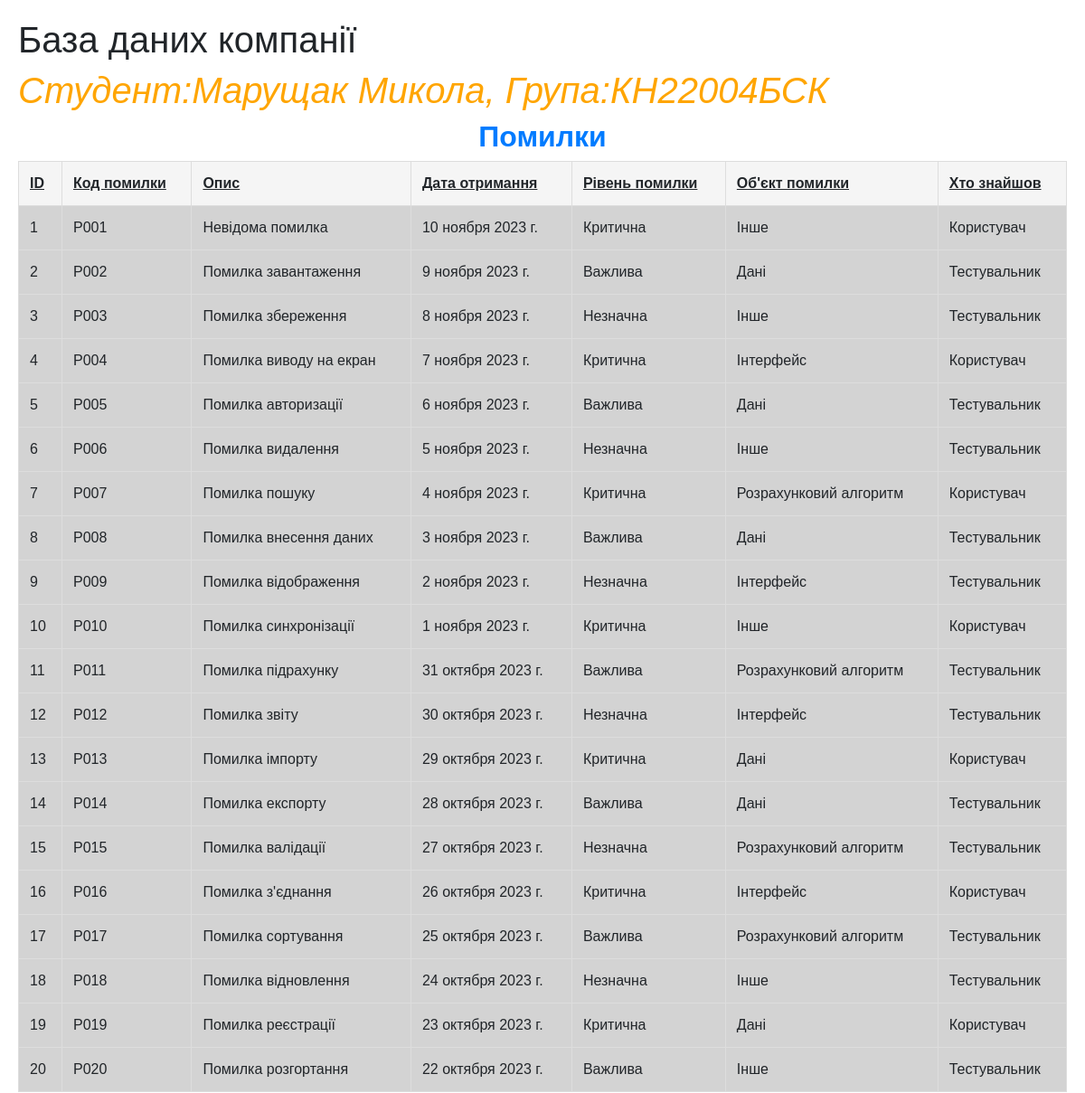
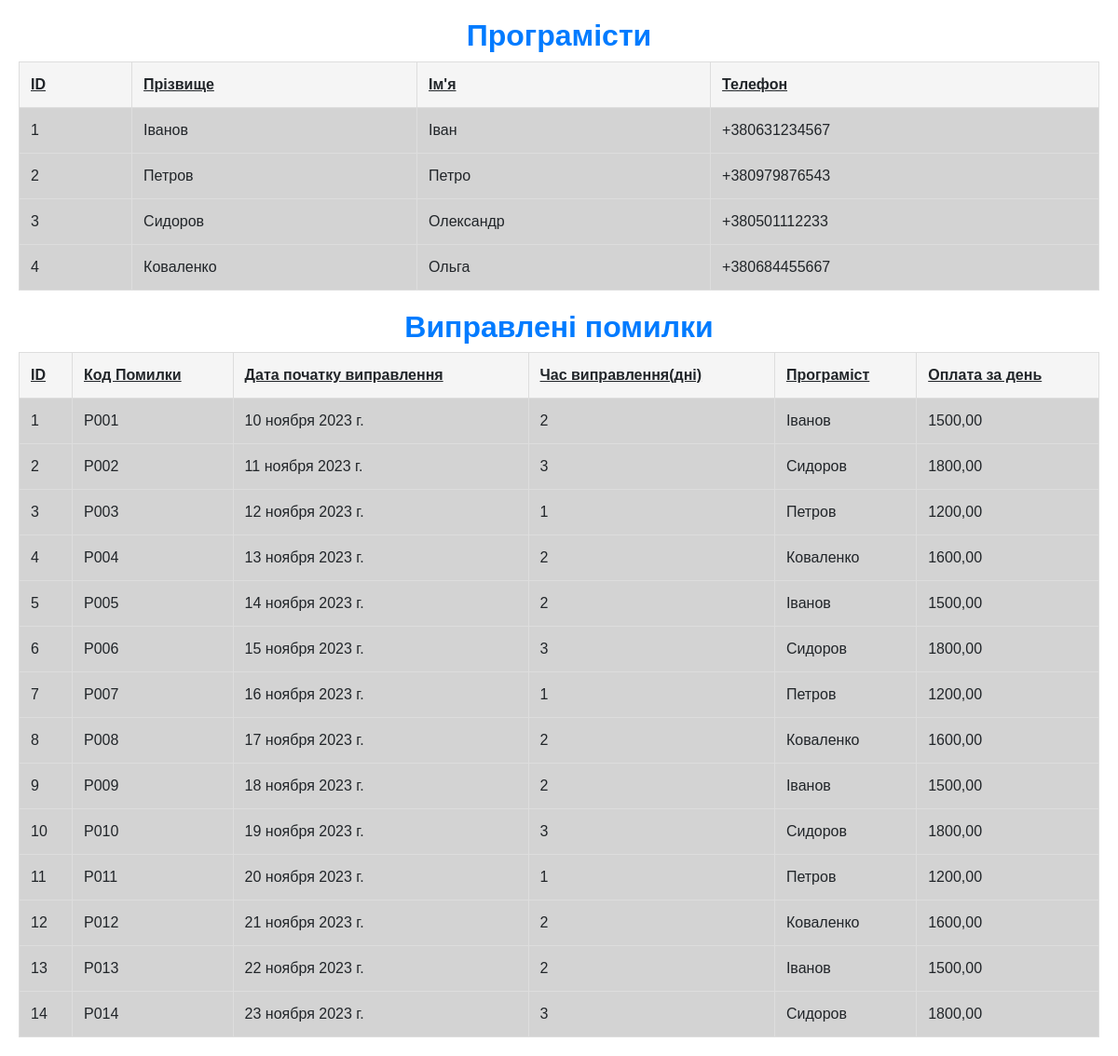
The page / on the database its author committed (2 pictures, top to bottom).
### DisplayCompany/models.py (models this page shows, shortened)
class Errors(models.Model):
    ErrorID = models.AutoField(primary_key=True)
    ErrorCode = models.CharField(max_length=10)
    Description = models.CharField(max_length=250)
    DateReceived = models.DateField()
    ErrorLevel = models.CharField(max_length=9, choices=[('Критична', 'критична'), ('Важлива', 'важлива'), ('Незначна', 'незначна')])
    FunctionalityCategory = models.CharField(max_length=30, choices=[('Інтерфейс', 'інтерфейс'), ('Дані', 'дані'), ('Розрахунковий алгоритм', 'розрахунковий алгоритм'), ('Інше', 'інше'), ('Невідома категорія', 'невідома категорія')])
    Source = models.CharField(max_length=20, choices=[('Користувач', 'користувач'), ('Тестувальник', 'тестувальник')])
    def __str__(self):
        return self.ErrorCode
    class Meta:
        verbose_name = 'Помилка'
        verbose_name_plural = 'Помилки'

class Programmers(models.Model):
    ProgrammerID = models.AutoField(primary_key=True)
    Surname = models.CharField(max_length=30)
    Name = models.CharField(max_length=30)
    Phone = models.CharField(max_length=13)
    def __str__(self):
        return self.Surname
    class Meta:
        verbose_name = 'Програміст'
        verbose_name_plural = 'Програмісти'

class BugFixes(models.Model):
    FixID = models.AutoField(primary_key=True)
    ErrorCode = models.ForeignKey(Errors, on_delete=models.CASCADE)
    StartDate = models.DateField()
    FixDurationDay = models.IntegerField(validators=[MinValueValidator(1)])
    ProgrammerCode = models.ForeignKey(Programmers, on_delete=models.CASCADE)
    WorkCostPerDay = models.DecimalField(max_digits=10, decimal_places=2)
    class Meta:
        verbose_name = 'Виправленна помилка'
        verbose_name_plural = 'Виправленні помилки'

### DisplayCompany/views.py (the view)
# urls.py: path('', views.DbDisplay),
def DbDisplay(request):
    error = Errors.objects.all()
    programmer = Programmers.objects.all()
    bugfix = BugFixes.objects.all()
    return render(request, 'DisplayCompany/DbDisplay.html', {'error':error, 'programmer':programmer,'bugfix':bugfix})

### DisplayCompany/templates/DisplayCompany/DbDisplay.html (shortened to what this page needs)
<!doctype html>
<html lang="ru">
<head>
    <link rel="stylesheet" href="https://cdn.jsdelivr.net/npm/bootstrap@5.3.2/dist/css/bootstrap.min.css">
</head>
<body>
<h1>База даних компанії</h1>
<h1 style="color: orange; font-style: italic;">Студент:Марущак Микола, Група:КН22004БСК</h1>
    <h2 align="center">Помилки</h2>
<table border="1">
    <thead>
        <tr>
            <th><strong>ID</strong></th>
            <th><strong>Код помилки</strong></th>
            <th><strong>Опис</strong></th>
            <th><strong>Дата отримання</strong></th>
            <th><strong>Рівень помилки</strong></th>
            <th><strong>Об'єкт помилки</strong></th>
            <th><strong>Хто знайшов</strong></th>
        </tr>
    </thead>
    <tbody>
        {% for el in error %}
            <tr>
                <td>{{ el.ErrorID}}</td>
                <td>{{ el.ErrorCode}}</td>
                <td>{{ el.Description}}</td>
                <td>{{ el.DateReceived}}</td>
                <td>{{ el.ErrorLevel}}</td>
                <td>{{ el.FunctionalityCategory}}</td>
                <td>{{ el.Source}}</td>
            </tr>
        {% endfor %}
    </tbody>
</table>
<h2 align="center">Програмісти</h2>
<table border="1">
    <thead>
        <tr>
            <th><strong>ID</strong></th>
            <th><strong>Прізвище</strong></th>
            <th><strong>Ім'я</strong></th>
            <th><strong>Телефон</strong></th>
        </tr>
    </thead>
    <tbody>
        {% for el in programmer %}
            <tr>
                <td>{{ el.ProgrammerID}}</td>
                <td>{{ el.Surname}}</td>
                <td>{{ el.Name}}</td>
                <td>{{ el.Phone}}</td>
            </tr>
        {% endfor %}
    </tbody>
</table>
<h2 align="center">Виправлені помилки</h2>
<table border="1">
    <thead>
        <tr>
            <th><strong>ID</strong></th>
            <th><strong>Код Помилки</strong></th>
            <th><strong>Дата початку виправлення</strong></th>
            <th><strong>Час виправлення(дні)</strong></th>
            <th><strong>Програміст</strong></th>
            <th><strong>Оплата за день</strong></th>
        </tr>
    </thead>
    <tbody>
        {% for el in bugfix %}
            <tr>
                <td>{{ el.FixID}}</td>
                <td>{{ el.ErrorCode}}</td>
                <td>{{ el.StartDate}}</td>
                <td>{{ el.FixDurationDay}}</td>
                <td>{{ el.ProgrammerCode}}</td>
                <td>{{ el.WorkCostPerDay}}</td>
            </tr>
        {% endfor %}
    </tbody>
</table>
</body>
</html>

### DisplayCompany/templates/DisplayCompany/DbDisplay.html (style rules this page uses)
table { width: 100%; border-collapse: collapse; margin-bottom: 20px; background-color: lightgray; }
th, td { border: 1px solid #dddddd; text-align: left; padding: 12px; background-color: lightgray; }
th { font-weight: bold; background-color: #f5f5f5; text-decoration: underline; }
tr:nth-child(even) { background-color: #f9f9f9; }
h2 { color: #007bff; font-weight: bold; }
body { font-family: Arial, sans-serif; margin: 20px; }

### rows shown on the page
Errors: ErrorID "1", ErrorCode "P001", Description "Невідома помилка", DateReceived "10 ноября 2023 г.", ErrorLevel "Критична", FunctionalityCategory "Інше", Source "Користувач"
Errors: ErrorID "2", ErrorCode "P002", Description "Помилка завантаження", DateReceived "9 ноября 2023 г.", ErrorLevel "Важлива", FunctionalityCategory "Дані", Source "Тестувальник"
Errors: ErrorID "3", ErrorCode "P003", Description "Помилка збереження", DateReceived "8 ноября 2023 г.", ErrorLevel "Незначна", FunctionalityCategory "Інше", Source "Тестувальник"
Errors: ErrorID "4", ErrorCode "P004", Description "Помилка виводу на екран", DateReceived "7 ноября 2023 г.", ErrorLevel "Критична", FunctionalityCategory "Інтерфейс", Source "Користувач"
Errors: ErrorID "5", ErrorCode "P005", Description "Помилка авторизації", DateReceived "6 ноября 2023 г.", ErrorLevel "Важлива", FunctionalityCategory "Дані", Source "Тестувальник"
Errors: ErrorID "6", ErrorCode "P006", Description "Помилка видалення", DateReceived "5 ноября 2023 г.", ErrorLevel "Незначна", FunctionalityCategory "Інше", Source "Тестувальник"
Errors: ErrorID "7", ErrorCode "P007", Description "Помилка пошуку", DateReceived "4 ноября 2023 г.", ErrorLevel "Критична", FunctionalityCategory "Розрахунковий алгоритм", Source "Користувач"
Errors: ErrorID "8", ErrorCode "P008", Description "Помилка внесення даних", DateReceived "3 ноября 2023 г.", ErrorLevel "Важлива", FunctionalityCategory "Дані", Source "Тестувальник"
Errors: ErrorID "9", ErrorCode "P009", Description "Помилка відображення", DateReceived "2 ноября 2023 г.", ErrorLevel "Незначна", FunctionalityCategory "Інтерфейс", Source "Тестувальник"
Errors: ErrorID "10", ErrorCode "P010", Description "Помилка синхронізації", DateReceived "1 ноября 2023 г.", ErrorLevel "Критична", FunctionalityCategory "Інше", Source "Користувач"
Errors: ErrorID "11", ErrorCode "P011", Description "Помилка підрахунку", DateReceived "31 октября 2023 г.", ErrorLevel "Важлива", FunctionalityCategory "Розрахунковий алгоритм", Source "Тестувальник"
Errors: ErrorID "12", ErrorCode "P012", Description "Помилка звіту", DateReceived "30 октября 2023 г.", ErrorLevel "Незначна", FunctionalityCategory "Інтерфейс", Source "Тестувальник"
Errors: ErrorID "13", ErrorCode "P013", Description "Помилка імпорту", DateReceived "29 октября 2023 г.", ErrorLevel "Критична", FunctionalityCategory "Дані", Source "Користувач"
Errors: ErrorID "14", ErrorCode "P014", Description "Помилка експорту", DateReceived "28 октября 2023 г.", ErrorLevel "Важлива", FunctionalityCategory "Дані", Source "Тестувальник"
Errors: ErrorID "15", ErrorCode "P015", Description "Помилка валідації", DateReceived "27 октября 2023 г.", ErrorLevel "Незначна", FunctionalityCategory "Розрахунковий алгоритм", Source "Тестувальник"
Errors: ErrorID "16", ErrorCode "P016", Description "Помилка з'єднання", DateReceived "26 октября 2023 г.", ErrorLevel "Критична", FunctionalityCategory "Інтерфейс", Source "Користувач"
Errors: ErrorID "17", ErrorCode "P017", Description "Помилка сортування", DateReceived "25 октября 2023 г.", ErrorLevel "Важлива", FunctionalityCategory "Розрахунковий алгоритм", Source "Тестувальник"
Errors: ErrorID "18", ErrorCode "P018", Description "Помилка відновлення", DateReceived "24 октября 2023 г.", ErrorLevel "Незначна", FunctionalityCategory "Інше", Source "Тестувальник"
Errors: ErrorID "19", ErrorCode "P019", Description "Помилка реєстрації", DateReceived "23 октября 2023 г.", ErrorLevel "Критична", FunctionalityCategory "Дані", Source "Користувач"
Errors: ErrorID "20", ErrorCode "P020", Description "Помилка розгортання", DateReceived "22 октября 2023 г.", ErrorLevel "Важлива", FunctionalityCategory "Інше", Source "Тестувальник"
Programmers: ProgrammerID "1", Surname "Іванов", Name "Іван", Phone "+380631234567"
Programmers: ProgrammerID "2", Surname "Петров", Name "Петро", Phone "+380979876543"
Programmers: ProgrammerID "3", Surname "Сидоров", Name "Олександр", Phone "+380501112233"
Programmers: ProgrammerID "4", Surname "Коваленко", Name "Ольга", Phone "+380684455667"
BugFixes: FixID "1", ErrorCode "P001", StartDate "10 ноября 2023 г.", FixDurationDay "2", ProgrammerCode "Іванов", WorkCostPerDay "1500,00"
BugFixes: FixID "2", ErrorCode "P002", StartDate "11 ноября 2023 г.", FixDurationDay "3", ProgrammerCode "Сидоров", WorkCostPerDay "1800,00"
BugFixes: FixID "3", ErrorCode "P003", StartDate "12 ноября 2023 г.", FixDurationDay "1", ProgrammerCode "Петров", WorkCostPerDay "1200,00"
BugFixes: FixID "4", ErrorCode "P004", StartDate "13 ноября 2023 г.", FixDurationDay "2", ProgrammerCode "Коваленко", WorkCostPerDay "1600,00"
BugFixes: FixID "5", ErrorCode "P005", StartDate "14 ноября 2023 г.", FixDurationDay "2", ProgrammerCode "Іванов", WorkCostPerDay "1500,00"
BugFixes: FixID "6", ErrorCode "P006", StartDate "15 ноября 2023 г.", FixDurationDay "3", ProgrammerCode "Сидоров", WorkCostPerDay "1800,00"
BugFixes: FixID "7", ErrorCode "P007", StartDate "16 ноября 2023 г.", FixDurationDay "1", ProgrammerCode "Петров", WorkCostPerDay "1200,00"
BugFixes: FixID "8", ErrorCode "P008", StartDate "17 ноября 2023 г.", FixDurationDay "2", ProgrammerCode "Коваленко", WorkCostPerDay "1600,00"
BugFixes: FixID "9", ErrorCode "P009", StartDate "18 ноября 2023 г.", FixDurationDay "2", ProgrammerCode "Іванов", WorkCostPerDay "1500,00"
BugFixes: FixID "10", ErrorCode "P010", StartDate "19 ноября 2023 г.", FixDurationDay "3", ProgrammerCode "Сидоров", WorkCostPerDay "1800,00"
BugFixes: FixID "11", ErrorCode "P011", StartDate "20 ноября 2023 г.", FixDurationDay "1", ProgrammerCode "Петров", WorkCostPerDay "1200,00"
BugFixes: FixID "12", ErrorCode "P012", StartDate "21 ноября 2023 г.", FixDurationDay "2", ProgrammerCode "Коваленко", WorkCostPerDay "1600,00"
BugFixes: FixID "13", ErrorCode "P013", StartDate "22 ноября 2023 г.", FixDurationDay "2", ProgrammerCode "Іванов", WorkCostPerDay "1500,00"
BugFixes: FixID "14", ErrorCode "P014", StartDate "23 ноября 2023 г.", FixDurationDay "3", ProgrammerCode "Сидоров", WorkCostPerDay "1800,00"
